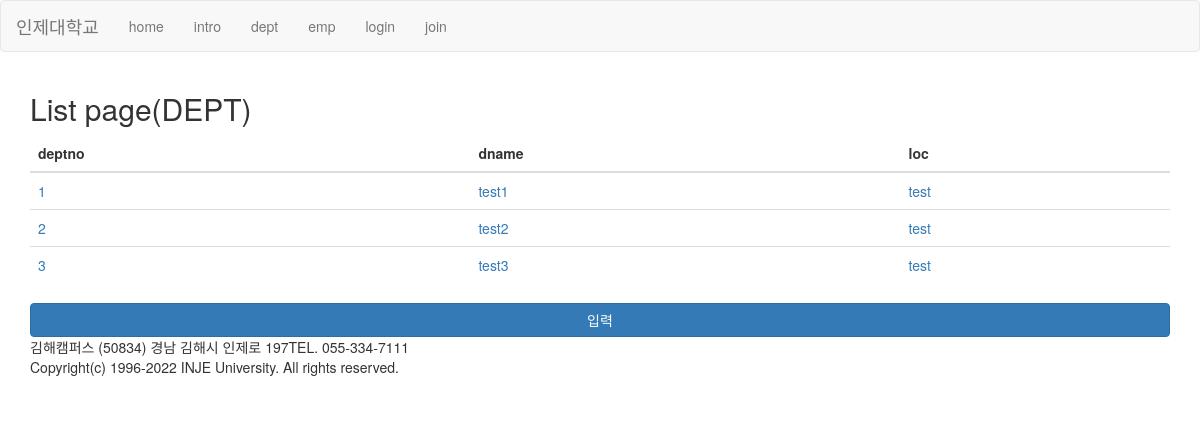
The app's page /dept/, older data.
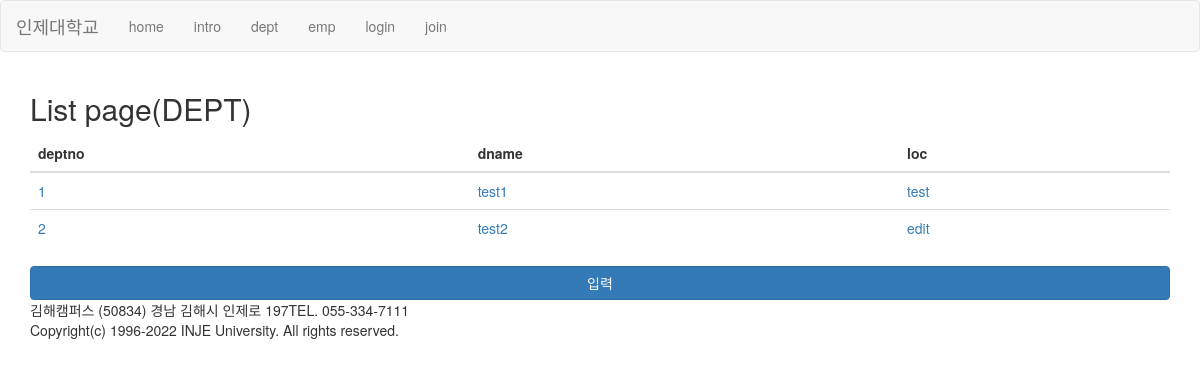
The same page, newer data.
### dept/models.py (models this page shows, shortened)
class Dept(models.Model):
    deptno=models.IntegerField(auto_created=True,primary_key=True)
    dname=models.CharField(max_length=10)
    loc=models.TextField()

### dept/views.py (the view)
# urls.py: path('dept/',dept.views.list, name='deptList'),
def list(req):
    result=Dept.objects.all()
    context={'result':result}
    return render(req,'dept/index.html',context)

### templates/dept/index.html
{% extends 'base/template.html'  %}
    {% block content %}
    <h2>List page(DEPT)</h2>
    <table class="table">
        <thead>
            <tr>
                <th>deptno</th>
                <th>dname</th>
                <th>loc</th>
            </tr>
        </thead>
        <tbody>
        {% for row in result %}
            <tr>
                <td><a href="{{row.deptno}}">{{row.deptno}}</a></td>
                <td><a href="{% url 'deptDetail' row.deptno %}">{{row.dname}}</a></td>
                <td><a href="{% url 'deptDetail' row.deptno %}">{{row.loc}}</a></td>
            </tr>
        {% endfor %}
        </tbody>
    </table>
    <a href="add" class="btn btn-primary btn-block" role="button">입력</a>
    {% endblock %}

### templates/base/template.html (shortened to what this page needs)
<!DOCTYPE html>
{% load static %}
<html lang="en">
<head>
    <link rel="stylesheet" type="text/css" href="{% static '/css/bootstrap.css' %}">
</head>
<body>
    <nav class="navbar navbar-default">
      <div class="container-fluid">
        <div class="navbar-header">
          <a class="navbar-brand" href="/">
            인제대학교
          </a>
        </div>
        <div class="collapse navbar-collapse" id="bs-example-navbar-collapse-1">
            <ul class="nav navbar-nav">
                <li><a href="/">home</a></li>
                <li><a href="/intro">intro</a></li>
                <li><a href="/dept/">dept</a></li>
                <li><a href="/emp/">emp</a></li>
                <li><a href="/accounts/login/">login</a></li>
                <li><a href="/accounts/signup/">join</a></li>
            </ul>
        </div>
      </div>
    </nav>
    <div class="container">
        {% block content %}
        {% endblock %}
        <footer>
          <address>
            김해캠퍼스 (50834) 경남 김해시 인제로 197TEL. 055-334-7111<br/>
            Copyright(c) 1996-2022 INJE University. All rights reserved.
          </address>
        </footer>
    </div>
</body>
</html>

Row changes from the older to the newer data that the page shows:
removed Dept: deptno "3", dname "test3", loc "test"
changed Dept "test2": loc "test" → "edit"
